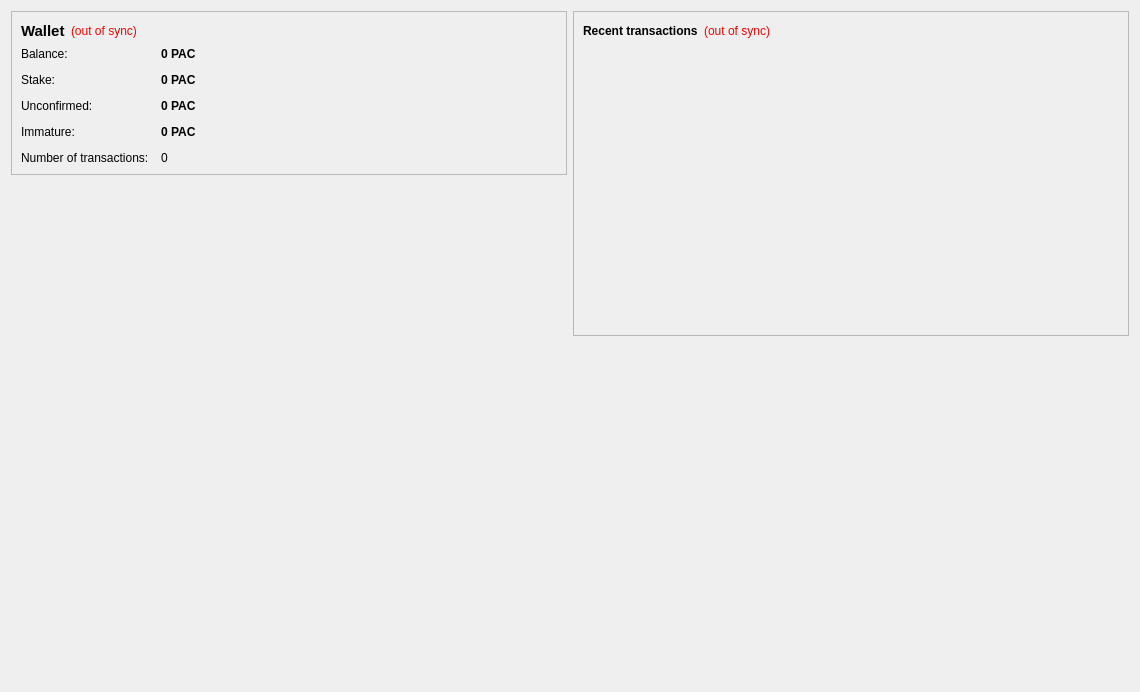
<?xml version="1.0" encoding="UTF-8"?>
<ui version="4.0">
 <class>OverviewPage</class>
 <widget class="QWidget" name="OverviewPage">
  <property name="geometry">
   <rect>
    <x>0</x>
    <y>0</y>
    <width>1140</width>
    <height>692</height>
   </rect>
  </property>
  <property name="windowTitle">
   <string>Form</string>
  </property>
  <layout class="QHBoxLayout" name="horizontalLayout" stretch="1,1">
   <item>
    <layout class="QVBoxLayout" name="verticalLayout_2">
     <item>
      <widget class="QFrame" name="frame">
       <property name="frameShape">
        <enum>QFrame::StyledPanel</enum>
       </property>
       <property name="frameShadow">
        <enum>QFrame::Raised</enum>
       </property>
       <layout class="QVBoxLayout" name="verticalLayout_4">
        <item>
         <layout class="QHBoxLayout" name="horizontalLayout_4">
          <item>
           <widget class="QLabel" name="label_5">
            <property name="font">
             <font>
              <pointsize>11</pointsize>
              <weight>75</weight>
              <bold>true</bold>
             </font>
            </property>
            <property name="text">
             <string>Wallet</string>
            </property>
           </widget>
          </item>
          <item>
           <widget class="QLabel" name="labelWalletStatus">
            <property name="toolTip">
             <string>The displayed information may be out of date. Your wallet automatically synchronizes with the paccoin network after a connection is established, but this process has not completed yet.</string>
            </property>
            <property name="styleSheet">
             <string notr="true">QLabel { color: red; }</string>
            </property>
            <property name="text">
             <string notr="true">(out of sync)</string>
            </property>
            <property name="alignment">
             <set>Qt::AlignLeading|Qt::AlignLeft|Qt::AlignVCenter</set>
            </property>
           </widget>
          </item>
          <item>
           <spacer name="horizontalSpacer_2">
            <property name="orientation">
             <enum>Qt::Horizontal</enum>
            </property>
            <property name="sizeHint" stdset="0">
             <size>
              <width>40</width>
              <height>20</height>
             </size>
            </property>
           </spacer>
          </item>
         </layout>
        </item>
        <item>
         <layout class="QFormLayout" name="formLayout_2">
          <property name="fieldGrowthPolicy">
           <enum>QFormLayout::AllNonFixedFieldsGrow</enum>
          </property>
          <property name="horizontalSpacing">
           <number>12</number>
          </property>
          <property name="verticalSpacing">
           <number>12</number>
          </property>
          <item row="0" column="0">
           <widget class="QLabel" name="label">
            <property name="text">
             <string>Balance:</string>
            </property>
           </widget>
          </item>
          <item row="0" column="1">
           <widget class="QLabel" name="labelBalance">
            <property name="font">
             <font>
              <weight>75</weight>
              <bold>true</bold>
             </font>
            </property>
            <property name="cursor">
             <cursorShape>IBeamCursor</cursorShape>
            </property>
            <property name="toolTip">
             <string>Your current balance</string>
            </property>
            <property name="text">
             <string notr="true">0 PAC</string>
            </property>
            <property name="textInteractionFlags">
             <set>Qt::LinksAccessibleByMouse|Qt::TextSelectableByKeyboard|Qt::TextSelectableByMouse</set>
            </property>
           </widget>
          </item>
          <item row="1" column="0">
           <widget class="QLabel" name="label_6">
            <property name="text">
             <string>Stake:</string>
            </property>
           </widget>
          </item>
          <item row="1" column="1">
           <widget class="QLabel" name="labelStake">
            <property name="font">
             <font>
              <weight>75</weight>
              <bold>true</bold>
             </font>
            </property>
            <property name="cursor">
             <cursorShape>IBeamCursor</cursorShape>
            </property>
            <property name="toolTip">
             <string>Total of coins that was staked, and do not yet count toward the current balance</string>
            </property>
            <property name="text">
             <string notr="true">0 PAC</string>
            </property>
            <property name="textInteractionFlags">
             <set>Qt::LinksAccessibleByMouse|Qt::TextSelectableByKeyboard|Qt::TextSelectableByMouse</set>
            </property>
           </widget>
          </item>
          <item row="2" column="0">
           <widget class="QLabel" name="label_3">
            <property name="text">
             <string>Unconfirmed:</string>
            </property>
           </widget>
          </item>
          <item row="2" column="1">
           <widget class="QLabel" name="labelUnconfirmed">
            <property name="font">
             <font>
              <weight>75</weight>
              <bold>true</bold>
             </font>
            </property>
            <property name="cursor">
             <cursorShape>IBeamCursor</cursorShape>
            </property>
            <property name="toolTip">
             <string>Total of transactions that have yet to be confirmed, and do not yet count toward the current balance</string>
            </property>
            <property name="text">
             <string notr="true">0 PAC</string>
            </property>
            <property name="textInteractionFlags">
             <set>Qt::LinksAccessibleByMouse|Qt::TextSelectableByKeyboard|Qt::TextSelectableByMouse</set>
            </property>
           </widget>
          </item>
          <item row="3" column="0">
           <widget class="QLabel" name="labelImmatureText">
            <property name="text">
             <string>Immature:</string>
            </property>
           </widget>
          </item>
          <item row="3" column="1">
           <widget class="QLabel" name="labelImmature">
            <property name="font">
             <font>
              <weight>75</weight>
              <bold>true</bold>
             </font>
            </property>
            <property name="toolTip">
             <string>Mined balance that has not yet matured</string>
            </property>
            <property name="text">
             <string notr="true">0 PAC</string>
            </property>
            <property name="textInteractionFlags">
             <set>Qt::LinksAccessibleByMouse|Qt::TextSelectableByKeyboard|Qt::TextSelectableByMouse</set>
            </property>
           </widget>
          </item>
          <item row="4" column="0">
           <widget class="QLabel" name="label_2">
            <property name="text">
             <string>Number of transactions:</string>
            </property>
           </widget>
          </item>
          <item row="4" column="1">
           <widget class="QLabel" name="labelNumTransactions">
            <property name="toolTip">
             <string>Total number of transactions in wallet</string>
            </property>
            <property name="text">
             <string notr="true">0</string>
            </property>
           </widget>
          </item>
         </layout>
        </item>
       </layout>
      </widget>
     </item>
     <item>
      <spacer name="verticalSpacer_3">
       <property name="orientation">
        <enum>Qt::Vertical</enum>
       </property>
       <property name="sizeType">
        <enum>QSizePolicy::Expanding</enum>
       </property>
       <property name="sizeHint" stdset="0">
        <size>
         <width>20</width>
         <height>40</height>
        </size>
       </property>
      </spacer>
     </item>
     <item>
      <widget class="QLabel" name="label_wallet_bgcoin">
       <property name="text">
        <string/>
       </property>
       <property name="pixmap">
        <pixmap resource="../paccoin.qrc">:/images/wallet_bgcoin</pixmap>
       </property>
       <property name="alignment">
        <set>Qt::AlignCenter</set>
       </property>
      </widget>
     </item>
     <item>
      <spacer name="verticalSpacer">
       <property name="orientation">
        <enum>Qt::Vertical</enum>
       </property>
       <property name="sizeHint" stdset="0">
        <size>
         <width>20</width>
         <height>40</height>
        </size>
       </property>
      </spacer>
     </item>
    </layout>
   </item>
   <item>
    <layout class="QVBoxLayout" name="verticalLayout_3">
     <item>
      <widget class="QFrame" name="frame_2">
       <property name="frameShape">
        <enum>QFrame::StyledPanel</enum>
       </property>
       <property name="frameShadow">
        <enum>QFrame::Raised</enum>
       </property>
       <layout class="QVBoxLayout" name="verticalLayout">
        <item>
         <layout class="QHBoxLayout" name="horizontalLayout_2">
          <item>
           <widget class="QLabel" name="label_4">
            <property name="text">
             <string>&lt;b&gt;Recent transactions&lt;/b&gt;</string>
            </property>
           </widget>
          </item>
          <item>
           <widget class="QLabel" name="labelTransactionsStatus">
            <property name="toolTip">
             <string>The displayed information may be out of date. Your wallet automatically synchronizes with the paccoin network after a connection is established, but this process has not completed yet.</string>
            </property>
            <property name="styleSheet">
             <string notr="true">QLabel { color: red; }</string>
            </property>
            <property name="text">
             <string notr="true">(out of sync)</string>
            </property>
            <property name="alignment">
             <set>Qt::AlignRight|Qt::AlignTrailing|Qt::AlignVCenter</set>
            </property>
           </widget>
          </item>
          <item>
           <spacer name="horizontalSpacer">
            <property name="orientation">
             <enum>Qt::Horizontal</enum>
            </property>
            <property name="sizeHint" stdset="0">
             <size>
              <width>40</width>
              <height>20</height>
             </size>
            </property>
           </spacer>
          </item>
         </layout>
        </item>
        <item>
         <widget class="QListView" name="listTransactions">
          <property name="styleSheet">
           <string notr="true">QListView { background: transparent; }</string>
          </property>
          <property name="frameShape">
           <enum>QFrame::NoFrame</enum>
          </property>
          <property name="verticalScrollBarPolicy">
           <enum>Qt::ScrollBarAlwaysOff</enum>
          </property>
          <property name="horizontalScrollBarPolicy">
           <enum>Qt::ScrollBarAlwaysOff</enum>
          </property>
          <property name="selectionMode">
           <enum>QAbstractItemView::NoSelection</enum>
          </property>
         </widget>
        </item>
       </layout>
      </widget>
     </item>
     <item>
      <widget class="QLabel" name="label_paccoin_Intro">
       <property name="text">
        <string/>
       </property>
      </widget>
     </item>
     <item>
      <spacer name="verticalSpacer_2">
       <property name="orientation">
        <enum>Qt::Vertical</enum>
       </property>
       <property name="sizeHint" stdset="0">
        <size>
         <width>20</width>
         <height>40</height>
        </size>
       </property>
      </spacer>
     </item>
    </layout>
   </item>
  </layout>
 </widget>
 <resources>
  <include location="../paccoin.qrc"/>
 </resources>
 <connections/>
</ui>
